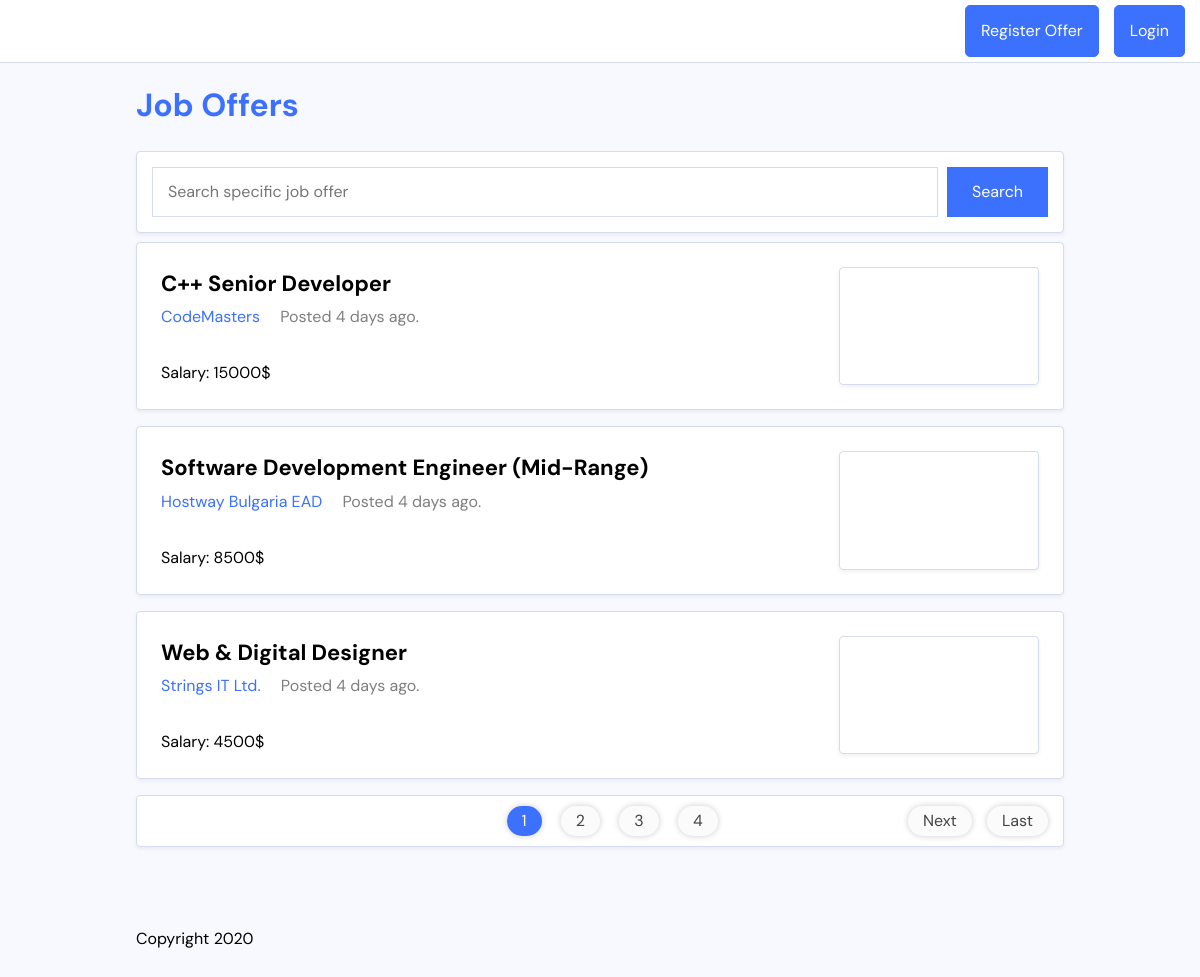
The page / on the database its author committed.
### tables this page shows
CREATE TABLE `offers` (
  `id` int(11) NOT NULL,
  `job_title` varchar(255) NOT NULL,
  `job_description` text NOT NULL,
  `job_salary` double NOT NULL,
  `company` varchar(255) NOT NULL,
  `approved` tinyint(1) DEFAULT NULL,
  `date_created` datetime NOT NULL,
  `date_deleted` datetime DEFAULT NULL
);

### index.php (the view, shortened to what this page needs)
<?php
$mysqli = new mysqli(HOSTNAME, DB_USERNAME, DB_PASSWORD, DB_NAME);
if(isset($_GET['search']) && !empty($_GET['search'])){
    $search_string = "%" . htmlspecialchars($_GET['search']) . "%";
    $query = "SELECT `id`, `job_title`, `job_description`, `job_salary`, `company`, `date_created` FROM `offers` WHERE `job_title` LIKE ? AND `approved` IS NOT NULL AND `date_deleted` IS NULL";
    $stmt = $mysqli->prepare($query);
    $stmt->bind_param('s', $search_string);
    $stmt->execute();
    $result = $stmt->get_result();
    $results = $result->fetch_all(MYSQLI_ASSOC);
    $stmt->close();
    $mysqli->close();
}else{
    $total_records_query = "SELECT COUNT(`id`) AS 'count' FROM `offers` WHERE `approved` IS NOT NULL AND `date_deleted` IS NULL";
    $total_records_result = $mysqli->query($total_records_query);
    $row = $total_records_result->fetch_assoc();
    $total_records_count = $row['count'];
    $offers_per_result = 3;
    $links_count = 2;
    $total_pages = ceil($total_records_count/$offers_per_result);
    if(isset($_GET['p']) && !empty($_GET['p']) && is_numeric($_GET['p'])){
        $current_page = intval($_GET['p']);
        if($current_page <= 0){
            $current_page = 1;
        }else if($current_page > $total_pages){
            $current_page = $total_pages;
        }
    }else{
        $current_page = 1;
    }
    $pagination = ($current_page - 1) * $offers_per_result;
    $query = "SELECT `id`, `job_title`, `job_description`, `job_salary`, `company`, `approved`, `date_created` FROM `offers` WHERE `date_deleted` IS NULL AND `approved` IS NOT NULL ORDER BY `date_created` DESC LIMIT {$pagination}, {$offers_per_result}";
    $result = $mysqli->query($query);
    $offers = $result->fetch_all(MYSQLI_ASSOC);
}
$now = date('Y-m-d H:i:s');
function posted_ago($now, $past){
    $origin = new DateTime($past);
    $target = new DateTime($now);
    $interval = $origin->diff($target);
    $years = $interval->format('%y');
    $months = $interval->format('%m');
    $days = $interval->format('%d');
    $hours = $interval->format('%h');
    $minutes = $interval->format('%i');
    if($years > 0){
        return ($years == 1) ? 'Posted one year ago.' : 'Posted ' . $years . ' years ago.';
    }else if($months > 0){
        return ($months == 1) ? 'Posted one month ago.' : 'Posted ' . $months . ' months ago.';
    }else if($days > 0){
        return ($days == 1) ? 'Posted one day ago.' : 'Posted ' . $days . ' days ago.';
    }else if($hours > 0){
        return ($hours == 1) ? 'Posted one hour ago.' : 'Posted ' . $hours . ' hours ago.';
    }else if($minutes > 0){
        return ($minutes == 1) ? 'Posted one minute ago.' : 'Posted ' . $minutes . ' minutes ago.';
    }else{
        return 'Posted just now.';
    }
}
?>
<form action="<?php echo htmlspecialchars($_SERVER['PHP_SELF']) ?>" method="GET" class="search-form">
    <input type="text" name="search" placeholder="Search specific job offer" value="<?php echo (isset($_GET['search']) && !empty($_GET['search'])) ? htmlspecialchars($_GET['search']) : '' ?>">
    <button type="submit">Search</button>
</form>
<?php if(isset($offers)): ?>
<ul class="jobs-listing">
    <?php foreach($offers as $offer): ?>
    <li class="job-card">
        <div class="job-primary">
            <h2 class="job-title"><a href="<?php echo './details.php?id=' . $offer['id'] ?>"><?php echo $offer['job_title'] ?></a></h2>
            <div class="job-meta">
                <a class="meta-company" href="#"><?php echo $offer['company'] ?></a>
                <span class="meta-date"><?php echo posted_ago($now, $offer['date_created']) ?></span>
            </div>
            <div class="job-details">
                <span class="job-location">Salary: <?php echo $offer['job_salary'] ?>$</span>
            </div>
        </div>
        <div class="job-logo">
            <div class="job-logo-box">
            </div>
        </div>
    </li>
    <?php endforeach; ?>
</ul>
<div class="paginator">
    <ul>
    <?php for($i = ($current_page - $links_count); $i <= ($current_page + $links_count + 1); $i++):
            if (($i > 0) && ($i <= $total_pages)):
        ?>
        <li><a class="<?php echo ($i == $current_page) ? 'active' : '' ?>" href="<?php echo htmlspecialchars($_SERVER['PHP_SELF']) . '?p=' . $i ?>"><?php echo $i ?></a></li>
    <?php
            endif;
        endfor; ?>
    </ul>
    <a class="m-spacing" href="<?php echo htmlspecialchars($_SERVER['PHP_SELF']) . '?p=' . ($current_page + 1) ?>" style="visibility: <?php echo ($current_page >= $total_pages) ? 'hidden' : '' ?>">Next</a>
    <a href="<?php echo htmlspecialchars($_SERVER['PHP_SELF']) . '?p=' . $total_pages ?>" style="visibility: <?php echo ($current_page < $total_pages) ? '' : 'hidden' ?>">Last</a>
</div>
<?php endif; ?>
<?php
include_once('./common/header.php');
?>

### css/master.css (style rules this page uses)
html { line-height: 1.15; -webkit-text-size-adjust: 100%; }
body { margin: 0; }
a { background-color: transparent; }
button, input, optgroup, select, textarea { font-family: inherit; font-size: 100%; line-height: 1.15; margin: 0; }
button, input { overflow: visible; }
button, select { text-transform: none; }
button, [type=button], [type=reset], [type=submit] { -webkit-appearance: button; }
html { -webkit-box-sizing: border-box; -moz-box-sizing: border-box; box-sizing: border-box; }
*, *:before, *:after { -webkit-box-sizing: inherit; -moz-box-sizing: inherit; box-sizing: inherit; }
:root { --color-base: #f8f9ff; --color-primary: #3c71fe; --color-separator: #d5dcef; --color-hover: #013bd0ff; --font-sans: "DM Sans", sans-serif; }
body { background: var(--color-base); font-family: var(--font-sans); line-height: 1.5; }
a { color: var(--color-primary); text-decoration: none; }
.jobs-listing { margin: 0; padding: 0; }
.jobs-listing li { margin-bottom: 1em; }
.job-card { margin: 0; padding: 1.5em; list-style: none; background: white; border: 1px solid var(--color-separator); border-radius: 0.25em; box-shadow: 0px 2px 4px rgba(0, 0, 0, 0.06); display: flex; }
.job-card .job-primary { flex: 1 1 auto; }
.job-card .job-title { margin: 0; font-size: 1.375em; margin-bottom: 0.25em; }
.job-card .job-title a { color: black; }
.job-card .job-details { margin-top: 2em; }
.job-card .meta-date { opacity: 0.5; margin-left: 1em; }
.job-logo { flex: 0 0 12.5em; background: white; display: flex; align-items: stretch; justify-content: stretch; }
.job-logo-box { max-height: 7.875em; border: 1px solid var(--color-separator); border-radius: 0.25em; box-shadow: 0px 2px 4px rgba(0, 0, 0, 0.06); display: flex; align-items: center; justify-content: center; padding: 0.5em; width: 100%; }
.paginator { display: flex; width: 100%; height: auto; padding: 10px 15px; background-color: #fff; box-shadow: 0px 2px 4px rgba(0, 0, 0, 0.06); border: 1px solid var(--color-separator); border-radius: 0.25em; }
.m-spacing { margin: 0 15px; }
.paginator ul { margin: 0 auto; list-style-type: none; }
.paginator li { display: inline-block; margin-right: 15px; }
.paginator a { display: block; line-height: 30px; padding: 0 15px; border-radius: 30px; background-color: rgba(0, 0, 0, 0.015); box-shadow: 0 0 6px 0 rgba(0, 0, 0, 0.2); color: #444; }
.paginator a.active { pointer-events: none; background-color: var(--color-primary); color: #fff; }
.search-form { display: flex; margin-bottom: 9px; padding: 15px; background-color: #fff; box-shadow: 0px 2px 4px rgba(0, 0, 0, 0.06); border: 1px solid var(--color-separator); border-radius: 0.25em; }
.search-form input[type="text"] { width: 100%; height: 50px; margin-right: 9px; padding-left: 15px; border: 1px solid var(--color-separator); }
.search-form button { padding: 0 25px; background-color: var(--color-primary); color: #fff; border: 0; transition: background-color .3s ease; cursor: pointer; }

### rows shown on the page
offers: job_title "C++ Senior Developer", company "CodeMasters", date_created "Posted 4 days ago.", job_salary "15000"
offers: job_title "Software Development Engineer (Mid-Range)", company "Hostway Bulgaria EAD", date_created "Posted 4 days ago.", job_salary "8500"
offers: job_title "Web & Digital Designer", company "Strings IT Ltd.", date_created "Posted 4 days ago.", job_salary "4500"
